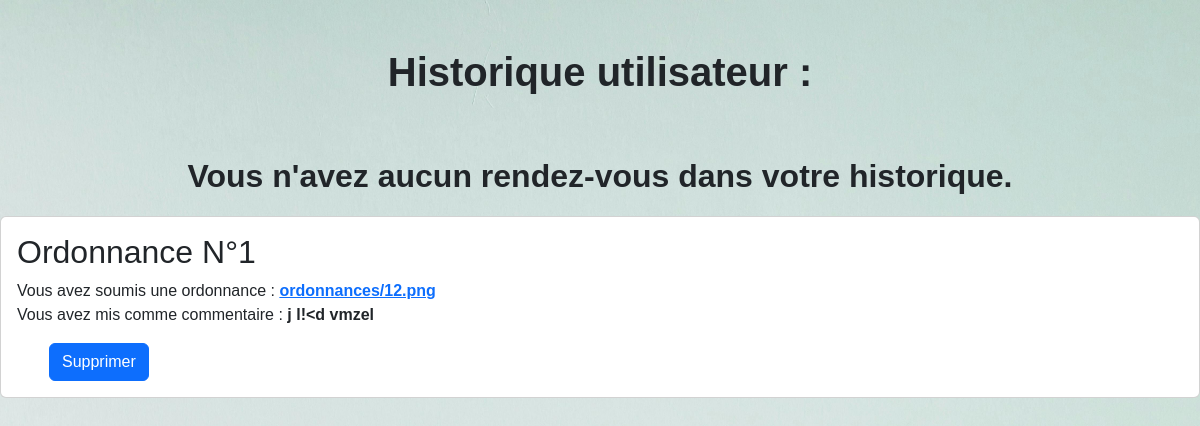
The app's page /historique/ (signed in), older data.
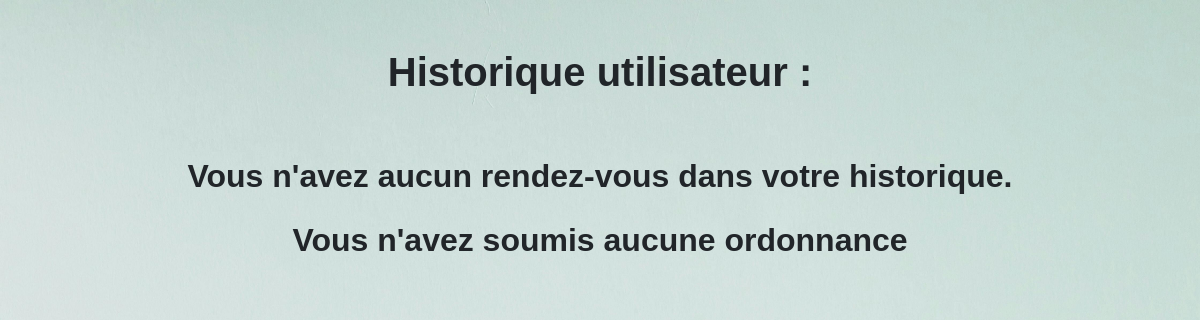
The same page, newer data.
### teleconsult_app/models.py (models this page shows)
class Ordonnances(models.Model):
    fichier = models.FileField(upload_to='ordonnances/')
    commentaire = models.TextField(null=True, blank=True)
    patient = models.ForeignKey(User, on_delete=models.CASCADE, null=True)

### teleconsult_app/views.py (the view)
# urls.py: path('historique/', views.historique, name='historique'),
@login_required
def historique(request):
    patient_id = request.user.id
    rendezvous_list = Rendezvous.objects.filter(patient_id=(patient_id-2))
    ordonnance = Ordonnances.objects.filter(patient_id=patient_id)
    context = {
        'rendezvous_list': rendezvous_list,
        'ordonnance' : ordonnance
    }
    return render(request, 'historique.html', context)

### teleconsult_app/templates/historique.html (shortened to what this page needs)
{% load static %}
<!DOCTYPE html>
<html lang="en">
<head>
    <link rel="stylesheet" href="{% static 'css/ajout_exam.css' %}">
    <link rel="stylesheet" href="{% static 'css/bootstrap.min.css' %}">
</head>
<body>
    <h1 class="text-center text-dark fw-bold pt-5 pb-5">Historique utilisateur :</h1>
    <div>
        {% if rendezvous_list %}
            {% for rdv in rendezvous_list %}
                <div class="card  mb-3">
                    <div class="card-body">
                        <h2>Rendez-vous N°{{forloop.counter}}</h2>
                        <span>Vous avez reservé un rendez-vous avec le medecin : <strong> {{ rdv.medecin.nom }}</strong></span><br>
                        <span>A la date du <strong> {{ rdv.jour }}</strong> de cette semaine</span><br>
                        <span>A <strong>{{ rdv.heure|time:"H:i" }}h précise</strong></span> <br>
                    </div>
                    <form method="post" action="{% url 'delete_rendezvous' rdv.medecin.id  %}">
                        {% csrf_token %}
                        <button type="submit" class="btn btn-primary btn-payer ms-5 mb-3">Supprimer</button>
                    </form>
                </div>
            {% endfor %}
        {% else %}
            <p class="fs-2 fw-bold text-center">Vous n'avez aucun rendez-vous dans votre historique.</p>
        {% endif %}
        {% if ordonnance %}
            {% for ordonnance in ordonnance %}
                <div class="card mb-3">
                    <div class="card-body">
                        <h2>Ordonnance N°{{ forloop.counter }}</h2>
                        <span>Vous avez soumis une ordonnance : <strong><a href="{{ ordonnance.fichier.url }}" target="_blank">{{ ordonnance.fichier.name}}</a></strong></span><br>
                        <span>Vous avez mis comme commentaire : <strong>{{ ordonnance.commentaire }}</strong></span><br>
                    </div>
                    <form method="post" action="{% url 'delete_ordonnance' ordonnance.id %}">
                        <button type="submit" class="btn btn-primary btn-payer ms-5 mb-3">Supprimer</button>
                    </form>
                </div>
            {% endfor %}
        {% else %}
            <p class="fs-2 fw-bold text-center">Vous n'avez soumis aucune ordonnance</p>
        {% endif %}
    </div>
</body>
</html>

### teleconsult_app/static/css/ajout_exam.css (style rules this page uses)
* { margin: 0; padding: 0; box-sizing: border-box; font-family: "poppins", sans-serif; }
body { background-image: url(../images/pexels-karolina-grabowska-4386464.jpg); background-size: cover; background-attachment: fixed; }

Row changes from the older to the newer data that the page shows:
removed Ordonnances: fichier.name "ordonnances/12.png", commentaire "j l!<d vmzel"
Text that changed along with them:
text now shown: "Vous n'avez soumis aucune ordonnance"
